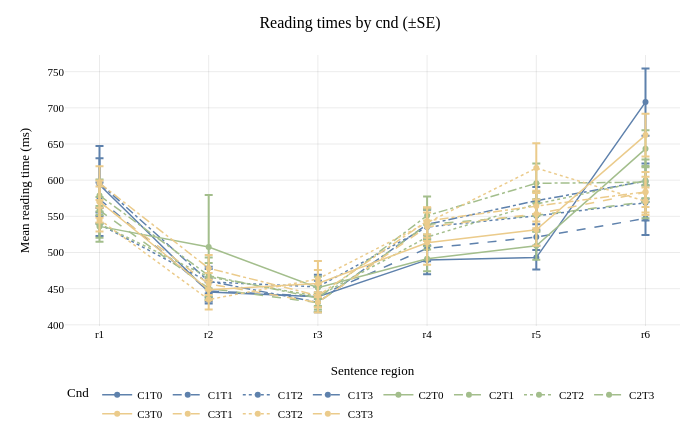
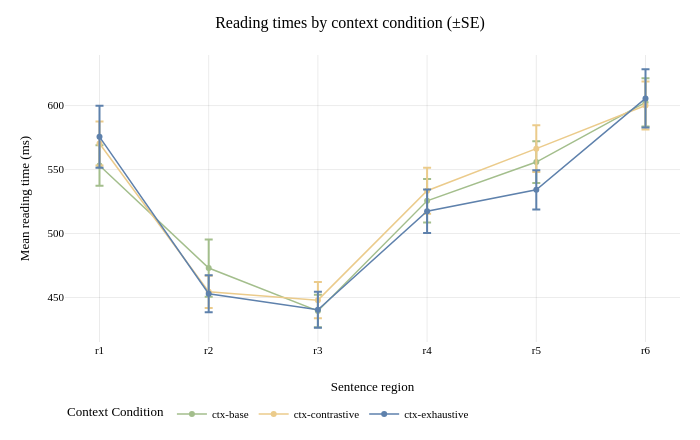
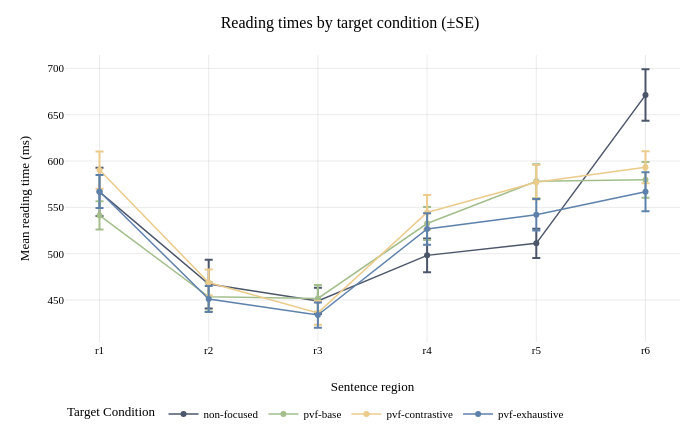

Here is the notebook cell these charts were saved with, in order:
### Markdown cell above
#### Reading-time plots

Exhaustive is blue, base green, contrastive yellow, and non-focused grey. For combined `cnd` conditions, color identifies the context (C1 exhaustive, C2 base, C3 contrastive), while line style identifies the target (non-focused: solid; exhaustive: dashed; base: dotted; contrastive: dash-dot).

### Code cell
# Combined CxTy conditions use the context color and a target-specific line style.
condition_pairs = plot_trials[['cnd', 'context_condition', 'target_condition']].drop_duplicates()
if condition_pairs['cnd'].duplicated().any():
    raise ValueError('A combined condition maps to multiple context/target conditions')
missing_colors = set(condition_pairs['context_condition']) | set(condition_pairs['target_condition'])
missing_colors -= set(CONDITION_COLORS)
if missing_colors:
    raise ValueError(f'No Nord colors defined for conditions: {sorted(missing_colors)}')
missing_dashes = set(condition_pairs['target_condition']) - set(TARGET_DASHES)
if missing_dashes:
    raise ValueError(f'No line styles defined for target conditions: {sorted(missing_dashes)}')
combined_colors = {
    row.cnd: CONDITION_COLORS[row.context_condition]
    for row in condition_pairs.itertuples(index=False)
}
combined_dashes = {
    row.cnd: TARGET_DASHES[row.target_condition]
    for row in condition_pairs.itertuples(index=False)
}
color_map = {**CONDITION_COLORS, **combined_colors}

reading_figures = {}
for condition, summary in reading_summaries.items():
    figure = px.line(
        summary, x='region', y='mean_ms', color=condition,
        line_dash=condition if condition == 'cnd' else None,
        color_discrete_map=color_map, line_dash_map=combined_dashes,
        markers=True, error_y=ERROR_BAR, category_orders={'region': region_order},
        hover_data={'sd_ms': ':.1f', 'se_ms': ':.1f', 'n_submissions': True},
        labels={'region': 'Sentence region', 'mean_ms': 'Mean reading time (ms)',
                condition: condition.replace('_', ' ').title()},
        title=f'Reading times by {condition.replace("_", " ")} (±{ERROR_BAR[:2].upper()})'
    )
    figure.update_layout(width=FIGURE_WIDTH, height=FIGURE_HEIGHT,
                         margin=dict(l=65, r=20, t=55, b=55), hovermode='x unified',
                         legend=dict(orientation='h', yanchor='top', y=-0.2))
    reading_figures[condition] = figure
    figure.show()

### Figure 1 — Plotly figure (JSON) as saved in the notebook; plotly's stock layout.template omitted (floating-point values rounded to 4 significant figures)
{"data": [{"customdata": [[590.7, 53.7, 121.0], [146.9, 13.36, 121.0], [152.4, 13.86, 121.0], [218.2, 19.84, 121.0], [181.3, 16.48, 121.0], [510.5, 46.41, 121.0]], "error_y": {"array": [53.7, 13.36, 13.86, 19.84, 16.48, 46.41]}, "hovertemplate": "Cnd=C1T0<br>Sentence region=%{x}<br>Mean reading time (ms)=%{y}<br>sd_ms=%{customdata[0]:.1f}<br>se_ms=%{customdata[1]:.1f}<br>n_submissions=%{customdata[2]}<extra></extra>", "legendgroup": "C1T0", "line": {"color": "#5e81ac", "dash": "solid"}, "marker": {"symbol": "circle"}, "mode": "lines+markers", "name": "C1T0", "orientation": "v", "showlegend": true, "type": "scatter", "x": ["r1", "r2", "r3", "r4", "r5", "r6"], "xaxis": "x", "y": [593.6, 445.5, 438.8, 489.8, 492.9, 707.9], "yaxis": "y"}, {"customdata": [[254.9, 23.17, 121.0], [188.6, 17.15, 121.0], [236.4, 21.49, 121.0], [195.1, 17.73, 121.0], [194.9, 17.72, 121.0], [250.5, 22.78, 121.0]], "error_y": {"array": [23.17, 17.15, 21.49, 17.73, 17.72, 22.78]}, "hovertemplate": "Cnd=C1T1<br>Sentence region=%{x}<br>Mean reading time (ms)=%{y}<br>sd_ms=%{customdata[0]:.1f}<br>se_ms=%{customdata[1]:.1f}<br>n_submissions=%{customdata[2]}<extra></extra>", "legendgroup": "C1T1", "line": {"color": "#5e81ac", "dash": "dash"}, "marker": {"symbol": "circle"}, "mode": "lines+markers", "name": "C1T1", "orientation": "v", "showlegend": true, "type": "scatter", "x": ["r1", "r2", "r3", "r4", "r5", "r6"], "xaxis": "x", "y": [573.7, 446.8, 439.5, 505.7, 521.3, 547.1], "yaxis": "y"}, {"customdata": [[178.9, 16.27, 121.0], [232.2, 21.11, 121.0], [185.9, 16.9, 121.0], [285.6, 25.97, 121.0], [214.1, 19.47, 121.0], [268.1, 24.38, 121.0]], "error_y": {"array": [16.27, 21.11, 16.9, 25.97, 19.47, 24.38]}, "hovertemplate": "Cnd=C1T2<br>Sentence region=%{x}<br>Mean reading time (ms)=%{y}<br>sd_ms=%{customdata[0]:.1f}<br>se_ms=%{customdata[1]:.1f}<br>n_submissions=%{customdata[2]}<extra></extra>", "legendgroup": "C1T2", "line": {"color": "#5e81ac", "dash": "dot"}, "marker": {"symbol": "circle"}, "mode": "lines+markers", "name": "C1T2", "orientation": "v", "showlegend": true, "type": "scatter", "x": ["r1", "r2", "r3", "r4", "r5", "r6"], "xaxis": "x", "y": [539.1, 459.3, 452.4, 535.2, 550.7, 568.7], "yaxis": "y"}, {"customdata": [[378.0, 34.36, 121.0], [186.5, 16.96, 121.0], [150.2, 13.66, 121.0], [221.0, 20.09, 121.0], [207.7, 18.88, 121.0], [268.5, 24.41, 121.0]], "error_y": {"array": [34.36, 16.96, 13.66, 20.09, 18.88, 24.41]}, "hovertemplate": "Cnd=C1T3<br>Sentence region=%{x}<br>Mean reading time (ms)=%{y}<br>sd_ms=%{customdata[0]:.1f}<br>se_ms=%{customdata[1]:.1f}<br>n_submissions=%{customdata[2]}<extra></extra>", "legendgroup": "C1T3", "line": {"color": "#5e81ac", "dash": "dashdot"}, "marker": {"symbol": "circle"}, "mode": "lines+markers", "name": "C1T3", "orientation": "v", "showlegend": true, "type": "scatter", "x": ["r1", "r2", "r3", "r4", "r5", "r6"], "xaxis": "x", "y": [595.9, 460.3, 431.2, 538.9, 571.6, 598.7], "yaxis": "y"}, {"customdata": [[173.7, 15.79, 121.0], [788.9, 71.72, 121.0], [166.6, 15.14, 121.0], [190.3, 17.3, 121.0], [212.1, 19.28, 121.0], [281.8, 25.62, 121.0]], "error_y": {"array": [15.79, 71.72, 15.14, 17.3, 19.28, 25.62]}, "hovertemplate": "Cnd=C2T0<br>Sentence region=%{x}<br>Mean reading time (ms)=%{y}<br>sd_ms=%{customdata[0]:.1f}<br>se_ms=%{customdata[1]:.1f}<br>n_submissions=%{customdata[2]}<extra></extra>", "legendgroup": "C2T0", "line": {"color": "#a3be8c", "dash": "solid"}, "marker": {"symbol": "circle"}, "mode": "lines+markers", "name": "C2T0", "orientation": "v", "showlegend": true, "type": "scatter", "x": ["r1", "r2", "r3", "r4", "r5", "r6"], "xaxis": "x", "y": [536.1, 507.6, 451.3, 491.3, 509.2, 643.3], "yaxis": "y"}, {"customdata": [[204.1, 18.56, 121.0], [174.6, 15.88, 121.0], [143.1, 13.0, 121.0], [230.1, 20.91, 121.0], [243.4, 22.13, 121.0], [249.5, 22.68, 121.0]], "error_y": {"array": [18.56, 15.88, 13.0, 20.91, 22.13, 22.68]}, "hovertemplate": "Cnd=C2T1<br>Sentence region=%{x}<br>Mean reading time (ms)=%{y}<br>sd_ms=%{customdata[0]:.1f}<br>se_ms=%{customdata[1]:.1f}<br>n_submissions=%{customdata[2]}<extra></extra>", "legendgroup": "C2T1", "line": {"color": "#a3be8c", "dash": "dash"}, "marker": {"symbol": "circle"}, "mode": "lines+markers", "name": "C2T1", "orientation": "v", "showlegend": true, "type": "scatter", "x": ["r1", "r2", "r3", "r4", "r5", "r6"], "xaxis": "x", "y": [558.1, 450.3, 430.7, 538.7, 551.5, 570.0], "yaxis": "y"}, {"customdata": [[272.7, 24.79, 121.0], [297.0, 27.0, 121.0], [147.2, 13.38, 121.0], [188.2, 17.11, 121.0], [183.9, 16.71, 121.0], [318.4, 28.94, 121.0]], "error_y": {"array": [24.79, 27.0, 13.38, 17.11, 16.71, 28.94]}, "hovertemplate": "Cnd=C2T2<br>Sentence region=%{x}<br>Mean reading time (ms)=%{y}<br>sd_ms=%{customdata[0]:.1f}<br>se_ms=%{customdata[1]:.1f}<br>n_submissions=%{customdata[2]}<extra></extra>", "legendgroup": "C2T2", "line": {"color": "#a3be8c", "dash": "dot"}, "marker": {"symbol": "circle"}, "mode": "lines+markers", "name": "C2T2", "orientation": "v", "showlegend": true, "type": "scatter", "x": ["r1", "r2", "r3", "r4", "r5", "r6"], "xaxis": "x", "y": [539.5, 466.2, 439.3, 521.3, 567.0, 599.5], "yaxis": "y"}, {"customdata": [[244.1, 22.2, 121.0], [193.8, 17.62, 121.0], [171.3, 15.58, 121.0], [288.6, 26.23, 121.0], [303.2, 27.56, 121.0], [244.7, 22.25, 121.0]], "error_y": {"array": [22.2, 17.62, 15.58, 26.23, 27.56, 22.25]}, "hovertemplate": "Cnd=C2T3<br>Sentence region=%{x}<br>Mean reading time (ms)=%{y}<br>sd_ms=%{customdata[0]:.1f}<br>se_ms=%{customdata[1]:.1f}<br>n_submissions=%{customdata[2]}<extra></extra>", "legendgroup": "C2T3", "line": {"color": "#a3be8c", "dash": "dashdot"}, "marker": {"symbol": "circle"}, "mode": "lines+markers", "name": "C2T3", "orientation": "v", "showlegend": true, "type": "scatter", "x": ["r1", "r2", "r3", "r4", "r5", "r6"], "xaxis": "x", "y": [578.9, 468.0, 436.9, 551.0, 595.7, 597.3], "yaxis": "y"}, {"customdata": [[320.4, 29.13, 121.0], [156.9, 14.26, 121.0], [206.2, 18.75, 121.0], [333.4, 30.31, 121.0], [242.4, 22.04, 121.0], [324.5, 29.5, 121.0]], "error_y": {"array": [29.13, 14.26, 18.75, 30.31, 22.04, 29.5]}, "hovertemplate": "Cnd=C3T0<br>Sentence region=%{x}<br>Mean reading time (ms)=%{y}<br>sd_ms=%{customdata[0]:.1f}<br>se_ms=%{customdata[1]:.1f}<br>n_submissions=%{customdata[2]}<extra></extra>", "legendgroup": "C3T0", "line": {"color": "#ebcb8b", "dash": "solid"}, "marker": {"symbol": "circle"}, "mode": "lines+markers", "name": "C3T0", "orientation": "v", "showlegend": true, "type": "scatter", "x": ["r1", "r2", "r3", "r4", "r5", "r6"], "xaxis": "x", "y": [570.5, 448.4, 457.1, 513.5, 531.3, 662.3], "yaxis": "y"}, {"customdata": [[239.0, 21.73, 121.0], [167.2, 15.2, 121.0], [153.6, 13.96, 121.0], [215.7, 19.61, 121.0], [218.7, 19.88, 121.0], [306.9, 27.9, 121.0]], "error_y": {"array": [21.73, 15.2, 13.96, 19.61, 19.88, 27.9]}, "hovertemplate": "Cnd=C3T1<br>Sentence region=%{x}<br>Mean reading time (ms)=%{y}<br>sd_ms=%{customdata[0]:.1f}<br>se_ms=%{customdata[1]:.1f}<br>n_submissions=%{customdata[2]}<extra></extra>", "legendgroup": "C3T1", "line": {"color": "#ebcb8b", "dash": "dash"}, "marker": {"symbol": "circle"}, "mode": "lines+markers", "name": "C3T1", "orientation": "v", "showlegend": true, "type": "scatter", "x": ["r1", "r2", "r3", "r4", "r5", "r6"], "xaxis": "x", "y": [569.7, 456.4, 431.1, 535.5, 553.3, 583.2], "yaxis": "y"}, {"customdata": [[180.6, 16.42, 121.0], [150.0, 13.63, 121.0], [271.8, 24.71, 121.0], [227.3, 20.67, 121.0], [379.4, 34.49, 121.0], [207.5, 18.86, 121.0]], "error_y": {"array": [16.42, 13.63, 24.71, 20.67, 34.49, 18.86]}, "hovertemplate": "Cnd=C3T2<br>Sentence region=%{x}<br>Mean reading time (ms)=%{y}<br>sd_ms=%{customdata[0]:.1f}<br>se_ms=%{customdata[1]:.1f}<br>n_submissions=%{customdata[2]}<extra></extra>", "legendgroup": "C3T2", "line": {"color": "#ebcb8b", "dash": "dot"}, "marker": {"symbol": "circle"}, "mode": "lines+markers", "name": "C3T2", "orientation": "v", "showlegend": true, "type": "scatter", "x": ["r1", "r2", "r3", "r4", "r5", "r6"], "xaxis": "x", "y": [545.4, 435.0, 463.4, 541.2, 616.7, 570.8], "yaxis": "y"}, {"customdata": [[257.3, 23.39, 121.0], [200.8, 18.25, 121.0], [175.0, 15.91, 121.0], [207.6, 18.87, 121.0], [235.0, 21.36, 121.0], [230.5, 20.95, 121.0]], "error_y": {"array": [23.39, 18.25, 15.91, 18.87, 21.36, 20.95]}, "hovertemplate": "Cnd=C3T3<br>Sentence region=%{x}<br>Mean reading time (ms)=%{y}<br>sd_ms=%{customdata[0]:.1f}<br>se_ms=%{customdata[1]:.1f}<br>n_submissions=%{customdata[2]}<extra></extra>", "legendgroup": "C3T3", "line": {"color": "#ebcb8b", "dash": "dashdot"}, "marker": {"symbol": "circle"}, "mode": "lines+markers", "name": "C3T3", "orientation": "v", "showlegend": true, "type": "scatter", "x": ["r1", "r2", "r3", "r4", "r5", "r6"], "xaxis": "x", "y": [595.9, 478.2, 440.4, 543.7, 564.1, 583.8], "yaxis": "y"}], "layout": {"height": 440, "hovermode": "x unified", "legend": {"orientation": "h", "title": {"text": "Cnd"}, "tracegroupgap": 0, "y": -0.2, "yanchor": "top"}, "margin": {"b": 55, "l": 65, "r": 20, "t": 55}, "title": {"text": "Reading times by cnd (±SE)"}, "width": 700, "xaxis": {"anchor": "y", "categoryarray": ["r1", "r2", "r3", "r4", "r5", "r6"], "categoryorder": "array", "domain": [0, 1], "title": {"text": "Sentence region"}}, "yaxis": {"anchor": "x", "domain": [0, 1], "title": {"text": "Mean reading time (ms)"}}}}

### Figure 2 — Plotly figure (JSON) as saved in the notebook; plotly's stock layout.template omitted (floating-point values rounded to 4 significant figures)
{"data": [{"customdata": [[173.8, 15.8, 121.0], [246.6, 22.42, 121.0], [140.0, 12.72, 121.0], [186.7, 16.97, 121.0], [179.2, 16.29, 121.0], [207.1, 18.83, 121.0]], "error_y": {"array": [15.8, 22.42, 12.72, 16.97, 16.29, 18.83]}, "hovertemplate": "Context Condition=ctx-base<br>Sentence region=%{x}<br>Mean reading time (ms)=%{y}<br>sd_ms=%{customdata[0]:.1f}<br>se_ms=%{customdata[1]:.1f}<br>n_submissions=%{customdata[2]}<extra></extra>", "legendgroup": "ctx-base", "line": {"color": "#a3be8c", "dash": "solid"}, "marker": {"symbol": "circle"}, "mode": "lines+markers", "name": "ctx-base", "orientation": "v", "showlegend": true, "type": "scatter", "x": ["r1", "r2", "r3", "r4", "r5", "r6"], "xaxis": "x", "y": [553.2, 473.0, 439.6, 525.6, 555.9, 602.5], "yaxis": "y"}, {"customdata": [[189.1, 17.19, 121.0], [138.4, 12.58, 121.0], [156.8, 14.25, 121.0], [198.1, 18.01, 121.0], [200.9, 18.26, 121.0], [206.8, 18.8, 121.0]], "error_y": {"array": [17.19, 12.58, 14.25, 18.01, 18.26, 18.8]}, "hovertemplate": "Context Condition=ctx-contrastive<br>Sentence region=%{x}<br>Mean reading time (ms)=%{y}<br>sd_ms=%{customdata[0]:.1f}<br>se_ms=%{customdata[1]:.1f}<br>n_submissions=%{customdata[2]}<extra></extra>", "legendgroup": "ctx-contrastive", "line": {"color": "#ebcb8b", "dash": "solid"}, "marker": {"symbol": "circle"}, "mode": "lines+markers", "name": "ctx-contrastive", "orientation": "v", "showlegend": true, "type": "scatter", "x": ["r1", "r2", "r3", "r4", "r5", "r6"], "xaxis": "x", "y": [570.4, 454.5, 448.0, 533.5, 566.3, 600.0], "yaxis": "y"}, {"customdata": [[266.2, 24.2, 121.0], [159.3, 14.48, 121.0], [153.9, 13.99, 121.0], [187.0, 17.0, 121.0], [168.7, 15.33, 121.0], [250.0, 22.72, 121.0]], "error_y": {"array": [24.2, 14.48, 13.99, 17.0, 15.33, 22.72]}, "hovertemplate": "Context Condition=ctx-exhaustive<br>Sentence region=%{x}<br>Mean reading time (ms)=%{y}<br>sd_ms=%{customdata[0]:.1f}<br>se_ms=%{customdata[1]:.1f}<br>n_submissions=%{customdata[2]}<extra></extra>", "legendgroup": "ctx-exhaustive", "line": {"color": "#5e81ac", "dash": "solid"}, "marker": {"symbol": "circle"}, "mode": "lines+markers", "name": "ctx-exhaustive", "orientation": "v", "showlegend": true, "type": "scatter", "x": ["r1", "r2", "r3", "r4", "r5", "r6"], "xaxis": "x", "y": [575.6, 453.0, 440.5, 517.4, 534.1, 605.6], "yaxis": "y"}], "layout": {"height": 440, "hovermode": "x unified", "legend": {"orientation": "h", "title": {"text": "Context Condition"}, "tracegroupgap": 0, "y": -0.2, "yanchor": "top"}, "margin": {"b": 55, "l": 65, "r": 20, "t": 55}, "title": {"text": "Reading times by context condition (±SE)"}, "width": 700, "xaxis": {"anchor": "y", "categoryarray": ["r1", "r2", "r3", "r4", "r5", "r6"], "categoryorder": "array", "domain": [0, 1], "title": {"text": "Sentence region"}}, "yaxis": {"anchor": "x", "domain": [0, 1], "title": {"text": "Mean reading time (ms)"}}}}

### Figure 3 — Plotly figure (JSON) as saved in the notebook; plotly's stock layout.template omitted (floating-point values rounded to 4 significant figures)
{"data": [{"customdata": [[285.6, 25.96, 121.0], [290.4, 26.4, 121.0], [155.5, 14.14, 121.0], [200.4, 18.22, 121.0], [173.6, 15.79, 121.0], [305.6, 27.78, 121.0]], "error_y": {"array": [25.96, 26.4, 14.14, 18.22, 15.79, 27.78]}, "hovertemplate": "Target Condition=non-focused<br>Sentence region=%{x}<br>Mean reading time (ms)=%{y}<br>sd_ms=%{customdata[0]:.1f}<br>se_ms=%{customdata[1]:.1f}<br>n_submissions=%{customdata[2]}<extra></extra>", "legendgroup": "non-focused", "line": {"color": "#4c566a", "dash": "solid"}, "marker": {"symbol": "circle"}, "mode": "lines+markers", "name": "non-focused", "orientation": "v", "showlegend": true, "type": "scatter", "x": ["r1", "r2", "r3", "r4", "r5", "r6"], "xaxis": "x", "y": [566.7, 467.2, 449.1, 498.2, 511.2, 671.2], "yaxis": "y"}, {"customdata": [[168.9, 15.35, 121.0], [173.6, 15.78, 121.0], [159.3, 14.48, 121.0], [197.0, 17.91, 121.0], [201.7, 18.33, 121.0], [212.0, 19.27, 121.0]], "error_y": {"array": [15.35, 15.78, 14.48, 17.91, 18.33, 19.27]}, "hovertemplate": "Target Condition=pvf-base<br>Sentence region=%{x}<br>Mean reading time (ms)=%{y}<br>sd_ms=%{customdata[0]:.1f}<br>se_ms=%{customdata[1]:.1f}<br>n_submissions=%{customdata[2]}<extra></extra>", "legendgroup": "pvf-base", "line": {"color": "#a3be8c", "dash": "solid"}, "marker": {"symbol": "circle"}, "mode": "lines+markers", "name": "pvf-base", "orientation": "v", "showlegend": true, "type": "scatter", "x": ["r1", "r2", "r3", "r4", "r5", "r6"], "xaxis": "x", "y": [541.3, 453.5, 451.7, 532.6, 578.1, 579.7], "yaxis": "y"}, {"customdata": [[221.6, 20.15, 121.0], [154.5, 14.04, 121.0], [140.7, 12.79, 121.0], [205.7, 18.7, 121.0], [204.3, 18.57, 121.0], [189.6, 17.23, 121.0]], "error_y": {"array": [20.15, 14.04, 12.79, 18.7, 18.57, 17.23]}, "hovertemplate": "Target Condition=pvf-contrastive<br>Sentence region=%{x}<br>Mean reading time (ms)=%{y}<br>sd_ms=%{customdata[0]:.1f}<br>se_ms=%{customdata[1]:.1f}<br>n_submissions=%{customdata[2]}<extra></extra>", "legendgroup": "pvf-contrastive", "line": {"color": "#ebcb8b", "dash": "solid"}, "marker": {"symbol": "circle"}, "mode": "lines+markers", "name": "pvf-contrastive", "orientation": "v", "showlegend": true, "type": "scatter", "x": ["r1", "r2", "r3", "r4", "r5", "r6"], "xaxis": "x", "y": [590.2, 468.8, 436.1, 544.5, 577.1, 593.3], "yaxis": "y"}, {"customdata": [[196.6, 17.87, 121.0], [153.8, 13.98, 121.0], [149.3, 13.58, 121.0], [186.0, 16.91, 121.0], [186.8, 16.98, 121.0], [231.8, 21.07, 121.0]], "error_y": {"array": [17.87, 13.98, 13.58, 16.91, 16.98, 21.07]}, "hovertemplate": "Target Condition=pvf-exhaustive<br>Sentence region=%{x}<br>Mean reading time (ms)=%{y}<br>sd_ms=%{customdata[0]:.1f}<br>se_ms=%{customdata[1]:.1f}<br>n_submissions=%{customdata[2]}<extra></extra>", "legendgroup": "pvf-exhaustive", "line": {"color": "#5e81ac", "dash": "solid"}, "marker": {"symbol": "circle"}, "mode": "lines+markers", "name": "pvf-exhaustive", "orientation": "v", "showlegend": true, "type": "scatter", "x": ["r1", "r2", "r3", "r4", "r5", "r6"], "xaxis": "x", "y": [567.2, 451.2, 433.7, 526.7, 542.0, 566.8], "yaxis": "y"}], "layout": {"height": 440, "hovermode": "x unified", "legend": {"orientation": "h", "title": {"text": "Target Condition"}, "tracegroupgap": 0, "y": -0.2, "yanchor": "top"}, "margin": {"b": 55, "l": 65, "r": 20, "t": 55}, "title": {"text": "Reading times by target condition (±SE)"}, "width": 700, "xaxis": {"anchor": "y", "categoryarray": ["r1", "r2", "r3", "r4", "r5", "r6"], "categoryorder": "array", "domain": [0, 1], "title": {"text": "Sentence region"}}, "yaxis": {"anchor": "x", "domain": [0, 1], "title": {"text": "Mean reading time (ms)"}}}}
